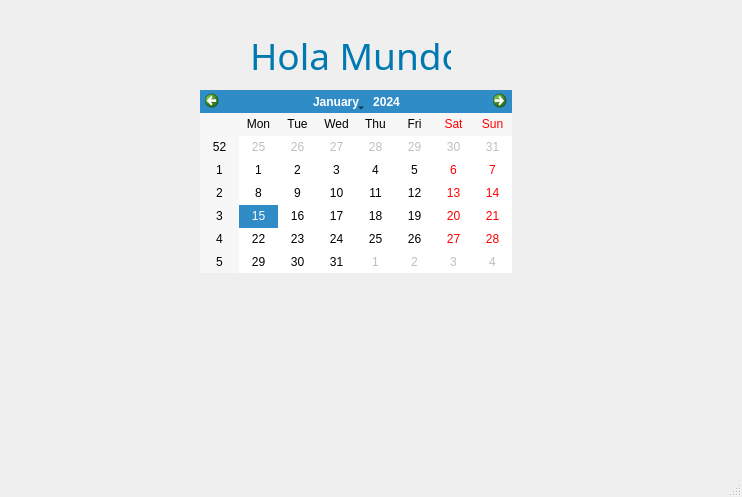
<?xml version="1.0" encoding="UTF-8"?>
<ui version="4.0">
 <class>MainWindow</class>
 <widget class="QMainWindow" name="MainWindow">
  <property name="geometry">
   <rect>
    <x>0</x>
    <y>0</y>
    <width>742</width>
    <height>497</height>
   </rect>
  </property>
  <property name="windowTitle">
   <string>MainWindow</string>
  </property>
  <property name="styleSheet">
   <string notr="true">backgroundrgb-color rgb(255, 255, 255)</string>
  </property>
  <widget class="QWidget" name="centralwidget">
   <widget class="QLabel" name="label">
    <property name="geometry">
     <rect>
      <x>250</x>
      <y>30</y>
      <width>201</width>
      <height>41</height>
     </rect>
    </property>
    <property name="font">
     <font>
      <family>Mongolian Baiti</family>
      <weight>50</weight>
      <bold>false</bold>
     </font>
    </property>
    <property name="text">
     <string>&lt;html&gt;&lt;head/&gt;&lt;body&gt;&lt;p align=&quot;center&quot;&gt;&lt;span style=&quot; font-size:28pt; color:#0079b1;&quot;&gt;Hola Mundo&lt;/span&gt;&lt;/p&gt;&lt;/body&gt;&lt;/html&gt;</string>
    </property>
   </widget>
   <widget class="QCalendarWidget" name="calendarWidget">
    <property name="geometry">
     <rect>
      <x>200</x>
      <y>90</y>
      <width>312</width>
      <height>183</height>
     </rect>
    </property>
    <property name="styleSheet">
     <string notr="true">Background-colo rgb(0, 85, 127)
border-color: rgb(255, 255, 0);</string>
    </property>
   </widget>
  </widget>
  <widget class="QMenuBar" name="menubar">
   <property name="geometry">
    <rect>
     <x>0</x>
     <y>0</y>
     <width>742</width>
     <height>21</height>
    </rect>
   </property>
  </widget>
  <widget class="QStatusBar" name="statusbar"/>
 </widget>
 <resources/>
 <connections/>
</ui>
